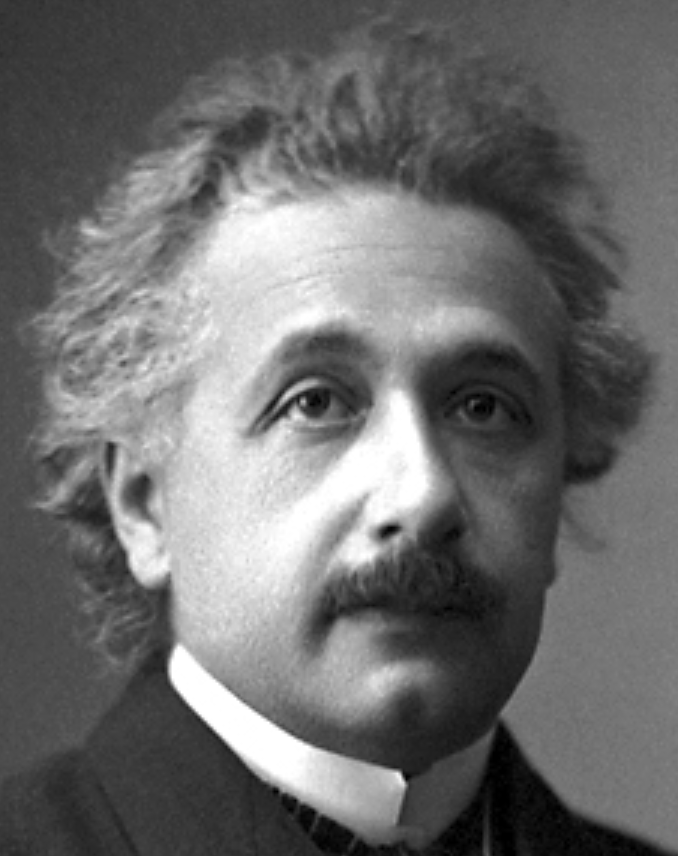
#> input picture mix_figure/einstein2.png, 678 x 856 px, found by its file name
$ python hybrid_image.py
#> lines starting #> are read from the running program, lines starting #| are printed output that depends on the picture
import cv2
import numpy as np

def create_hybrid_image(img1_path, img2_path, sigma1=7, sigma2=20):
    # Read the images
#> called with img1_path = 'mix_figure/einstein2.png', img2_path = 'mix_figure/monroe.png', sigma1 = 7, sigma2 = 20
    img1 = cv2.imread(img1_path)
#> img1 is the input picture: shape (856, 678, 3); min 0, max 255, mean 108.8
    img2 = cv2.imread(img2_path)
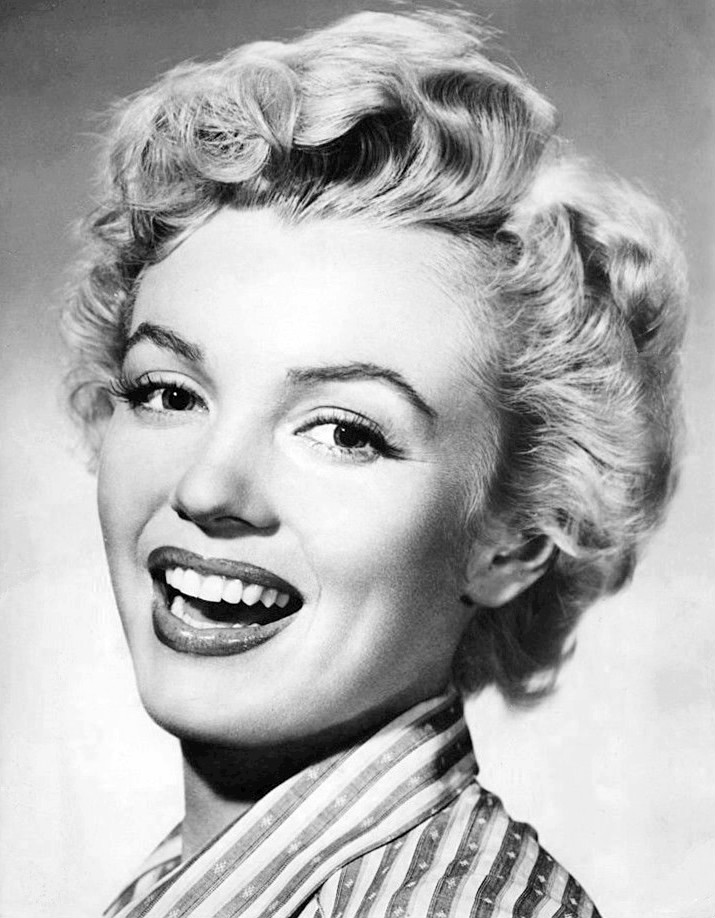
#> input picture mix_figure/monroe.png, 715 x 918 px, found by its file name
#> img2 is the input picture: shape (918, 715, 3); min 0, max 255, mean 174.8

    # Resize images to the same size if they're different
    img1 = cv2.resize(img1, (350, 450))
#> img1: shape (450, 350, 3)
    img2 = cv2.resize(img2, (350, 450))
#> img2: shape (450, 350, 3)
    print(img2.shape[1], img2.shape[0])
#| 350 450

    # Create low-pass filtered version of the first image
    low_pass = cv2.GaussianBlur(img1, (0, 0), sigma1)
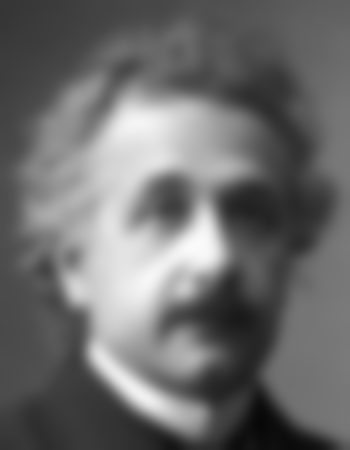
#> low_pass: shape (450, 350, 3); min 8, max 250, mean 108.7

    # Create high-pass filtered version of the second image
    gaussian = cv2.GaussianBlur(img2, (0, 0), sigma2)
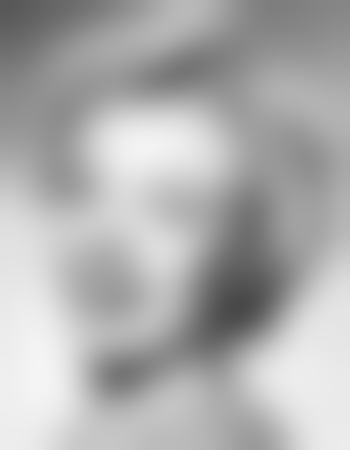
#> gaussian: shape (450, 350, 3); min 72, max 244, mean 174.7
    high_pass = cv2.subtract(img2, gaussian)
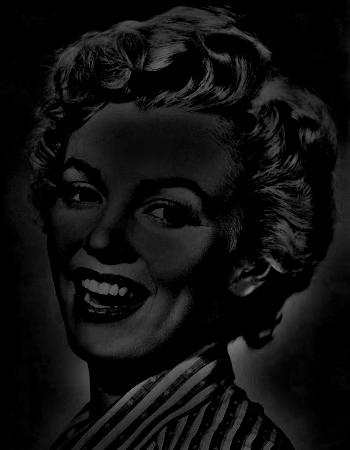
#> high_pass: shape (450, 350, 3); min 0, max 124, mean 15.6

    # Combine the two images
    hybrid = cv2.add(low_pass, high_pass)
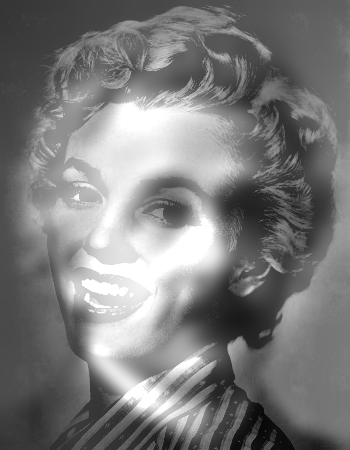
#> hybrid: shape (450, 350, 3); min 8, max 255, mean 123.7

    return low_pass, high_pass, hybrid

if __name__ == "__main__":
    # Example usage
    img1_path = "mix_figure/einstein2.png"    # Replace with your first image
    img2_path = "mix_figure/monroe.png"    # Replace with your second image

    low_pass, high_pass, hybrid = create_hybrid_image(img1_path, img2_path)

    # Save the results
    cv2.imwrite("mix_figure/low_pass.jpg", low_pass)
    cv2.imwrite("mix_figure/high_pass.jpg", high_pass)
    cv2.imwrite("mix_figure/hybrid.jpg", hybrid)

    # Display results
    cv2.imshow("mix_figure/Low-pass", low_pass)
    cv2.imshow("mix_figure/High-pass", high_pass)
    cv2.imshow("Hybrid Image", hybrid)
    cv2.waitKey(0)
    #cv2.destroyAllWindows()
